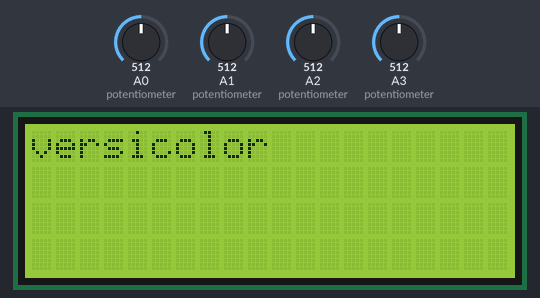
The sketch below on a simulated Arduino Mega 2560, built with avr-gcc and run on an emulated ATmega2560. Parts: 20×4 character LCD. The inputs (shaded band) are chosen by the test bench; at power-on: A3 (potentiometer) = 512, A2 (potentiometer) = 512, A0 (potentiometer) = 512, A1 (potentiometer) = 512. What the sketch prints to the serial monitor is not drawn.

Above: at 1.2 s.
1.3 s: A3 (potentiometer) set to 696
4.3 s: A3 (potentiometer) set to 721
At 5.2 s:
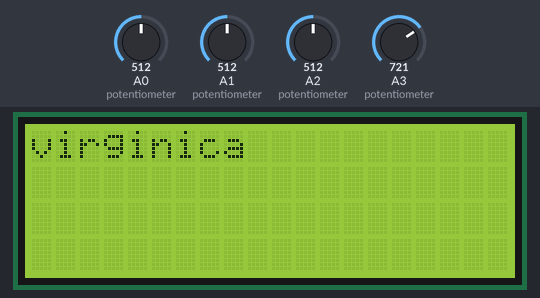
7.3 s: A2 (potentiometer) set to 437
10.3 s: A2 (potentiometer) set to 415
At 10.7 s:
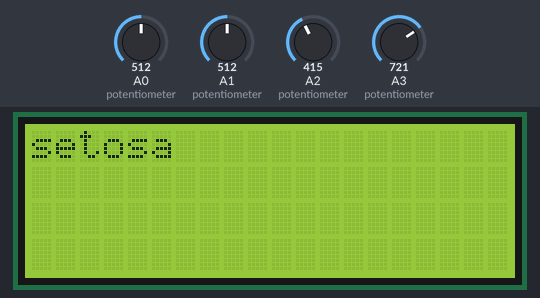
11.9 s: A2 (potentiometer) set to 716
At 12.3 s:
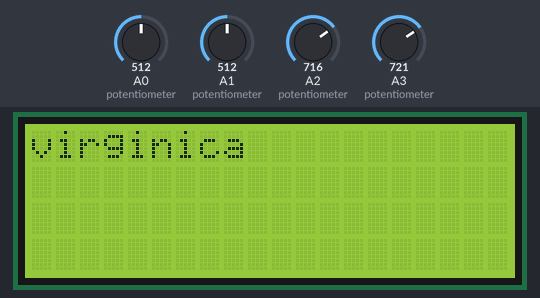
14.9 s: A3 (potentiometer) set to 306
At 15.7 s:
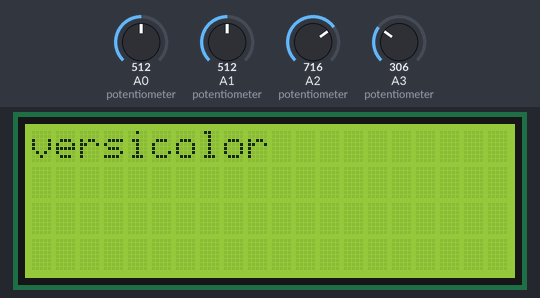
Timing chart, 0 to 17.9 s (numbered marks = the images above; inputs shaded):
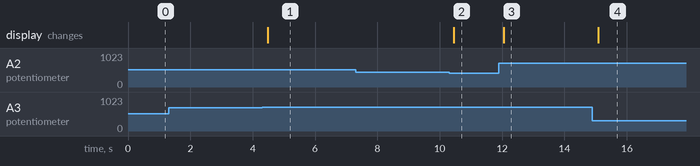

The sketch:

sketch.ino
```cpp
#include <LiquidCrystal_I2C.h>
#include "fogml_classifier.h"

// Set the LCD address to 0x27 for a 20 chars and 4 line display
LiquidCrystal_I2C lcd(0x27, 20, 4);

float vector[4];

char* feature_names[] = {"sepal_length_(cm)", "sepal_width_(cm)", "petal_length_(cm)", "petal_width_(cm)"};

char* classes[] = {"setosa", "versicolor", "virginica"};

int detected_class;

void setup() {
  // put your setup code here, to run once:
  Serial.begin(9600);           //  setup serial

	// initialize the LCD
	lcd.begin(20,4);

	// Turn on the blacklight and print a message.
	lcd.backlight();
	lcd.print("Hello, world!");
}

void print_vector() {
  for(int i=0; i<4; i++) {
    Serial.print(feature_names[i]);
    Serial.print(":");
    Serial.print(vector[i]);
    if (i<3) Serial.print(",");
  }
  Serial.println();
}

void scale_features() {
  //'sepal length (cm)'
  vector[0] = vector[0]/1024 * 3.6;
  //'sepal width (cm)'
  vector[1] = vector[1]/1024 * 2.4;
  //'petal length (cm)'
  vector[2] = vector[2]/1024 * 5.9;
  //'petal width (cm)'
  vector[3] = vector[3]/1024 * 2.4;
}

void loop() {
  // put your main code here, to run repeatedly:

  //Read sensor values
  vector[0] = analogRead(A0);
  vector[1] = analogRead(A1);
  vector[2] = analogRead(A2);
  vector[3] = analogRead(A3);

  //Preprocess raw data
  scale_features();

  //Print on serial output and visualise
  print_vector();

  //Classify IRIS
  detected_class = classifier(vector);

  //Display results
  lcd.setCursor(0,0);
  lcd.print("                    ");
  lcd.setCursor(0,0);
  lcd.print(classes[ detected_class ]);
}
```

fogml_classifier.h
```cpp
#ifndef __FOGML_CLASSIFIER_H__
#define __FOGML_CLASSIFIER_H__

#ifdef __cplusplus
extern "C" {
#endif

int classifier(float *x);

#ifdef __cplusplus
} // extern "C"
#endif

#endif
```

random_forest_model.c
```cpp
// (licence header left out)
int classifier(float * x){
  int results[5];
  if (x[0] <= 5.4500000477) {
    if (x[3] <= 0.8000000119) {
      results[0] = 0;
    }
    else {
      if (x[3] <= 1.6000000238) {
        results[0] = 1;
      }
      else {
        results[0] = 2;
      }
    }
  }
  else {
    if (x[2] <= 4.8500001431) {
      if (x[2] <= 2.6000000238) {
        results[0] = 0;
      }
      else {
        results[0] = 1;
      }
    }
    else {
      if (x[3] <= 1.6999999881) {
        if (x[3] <= 1.5500000119) {
          results[0] = 2;
        }
        else {
          results[0] = 1;
        }
      }
      else {
        results[0] = 2;
      }
    }
  }
  if (x[2] <= 2.4499999881) {
    results[1] = 0;
  }
  else {
    if (x[3] <= 1.6500000358) {
      if (x[2] <= 4.9500000477) {
        results[1] = 1;
      }
      else {
        results[1] = 2;
      }
    }
    else {
      results[1] = 2;
    }
  }
  if (x[0] <= 5.4500000477) {
    if (x[2] <= 2.3500000238) {
      results[2] = 0;
    }
    else {
      results[2] = 1;
    }
  }
  else {
    if (x[2] <= 4.7500000000) {
      if (x[3] <= 0.6000000015) {
        results[2] = 0;
      }
      else {
        results[2] = 1;
      }
    }
    else {
      if (x[3] <= 1.7500000000) {
        if (x[3] <= 1.5500000119) {
          if (x[2] <= 5.0000000000) {
            results[2] = 1;
          }
          else {
            results[2] = 2;
          }
        }
        else {
          results[2] = 1;
        }
      }
      else {
        if (x[0] <= 5.9500000477) {
          if (x[1] <= 3.1000000238) {
            results[2] = 2;
          }
          else {
            results[2] = 1;
          }
        }
        else {
          results[2] = 2;
        }
      }
    }
  }
  if (x[3] <= 0.8000000119) {
    results[3] = 0;
  }
  else {
    if (x[2] <= 4.8500001431) {
      if (x[3] <= 1.6999999881) {
        results[3] = 1;
      }
      else {
        if (x[1] <= 3.1000000238) {
          results[3] = 2;
        }
        else {
          results[3] = 1;
        }
      }
    }
    else {
      if (x[3] <= 1.7500000000) {
        if (x[2] <= 4.9500000477) {
          results[3] = 1;
        }
        else {
          if (x[3] <= 1.6500000358) {
            results[3] = 2;
          }
          else {
            results[3] = 1;
          }
        }
      }
      else {
        results[3] = 2;
      }
    }
  }
  if (x[2] <= 2.4499999881) {
    results[4] = 0;
  }
  else {
    if (x[3] <= 1.6000000238) {
      if (x[1] <= 2.6499999762) {
        if (x[3] <= 1.3000000119) {
          results[4] = 1;
        }
        else {
          if (x[3] <= 1.4499999881) {
            results[4] = 2;
          }
          else {
            results[4] = 1;
          }
        }
      }
      else {
        results[4] = 1;
      }
    }
    else {
      if (x[2] <= 4.8500001431) {
        if (x[2] <= 4.6500000954) {
          results[4] = 2;
        }
        else {
          if (x[1] <= 3.1000000238) {
            results[4] = 2;
          }
          else {
            results[4] = 1;
          }
        }
      }
      else {
        results[4] = 2;
      }
    }
  }
  int classes_amount = 0;
  for(int i=0; i<5; i++){
  	if(results[i]+1 > classes_amount) classes_amount = results[i]+1;  }
  int result_class = -1;
  int max_apperance = 0;
  for(int i=0; i<classes_amount; i++){
   int apperance = 0;
  	for(int j=0; j<5; j++) if(results[j] == i) apperance++;
  	if(apperance > max_apperance){
  		max_apperance = apperance;
  		result_class = i;
  	}
  }
  return result_class;
}
```

Measured:
- the behaviour switches between 704 and 705 on A3 (potentiometer) (found by bisection; images 0 and 1)
- the behaviour switches between 426 and 425 on A2 (potentiometer) (found by bisection; images 1 and 2)
- after the input at 1.3 s, every drawn part: stays the same
- after the input at 4.3 s, the display: changes after 0.19 s (image 1)
- after the input at 7.3 s, every drawn part: stays the same
- after the input at 10.3 s, the display: changes after 0.15 s (image 2)
- after the input at 11.9 s, the display: changes after 0.16 s (image 3)
- after the input at 14.9 s, the display: changes after 0.19 s (image 4)
